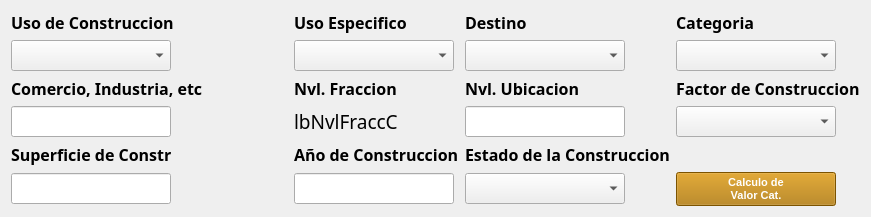
                   <widget class="QWidget" name="widget_13" native="true">
                    <layout class="QGridLayout" name="gridLayout_24">
                     <item row="2" column="3">
                      <widget class="QLabel" name="label_95">
                       <property name="font">
                        <font>
                         <family>Century Gothic</family>
                         <pointsize>12</pointsize>
                         <weight>75</weight>
                         <bold>true</bold>
                        </font>
                       </property>
                       <property name="text">
                        <string>Nvl. Ubicacion</string>
                       </property>
                      </widget>
                     </item>
                     <item row="4" column="0">
                      <widget class="QLabel" name="label_93">
                       <property name="font">
                        <font>
                         <family>Century Gothic</family>
                         <pointsize>12</pointsize>
                         <weight>75</weight>
                         <bold>true</bold>
                        </font>
                       </property>
                       <property name="text">
                        <string>Superficie de Constr</string>
                       </property>
                      </widget>
                     </item>
                     <item row="5" column="3">
                      <widget class="QComboBox" name="cmbEdoConstrC">
                       <property name="minimumSize">
                        <size>
                         <width>160</width>
                         <height>0</height>
                        </size>
                       </property>
                       <property name="maximumSize">
                        <size>
                         <width>90</width>
                         <height>16777215</height>
                        </size>
                       </property>
                       <property name="font">
                        <font>
                         <pointsize>14</pointsize>
                         <weight>75</weight>
                         <bold>true</bold>
                        </font>
                       </property>
                       <property name="styleSheet">
                        <string notr="true">QComboBox QAbstractItemView::item { min-height: 25;}
QListView{color: black ; font-size: 16px; outline:none; font-weight:bold}QListView::item:selected { color: red; background-color: lightgray;}</string>
                       </property>
                      </widget>
                     </item>
                     <item row="4" column="2">
                      <widget class="QLabel" name="label_92">
                       <property name="font">
                        <font>
                         <family>Century Gothic</family>
                         <pointsize>12</pointsize>
                         <weight>75</weight>
                         <bold>true</bold>
                        </font>
                       </property>
                       <property name="text">
                        <string>Año de Construccion</string>
                       </property>
                      </widget>
                     </item>
                     <item row="1" column="4">
                      <widget class="QComboBox" name="cmbCategoriaC">
                       <property name="minimumSize">
                        <size>
                         <width>160</width>
                         <height>0</height>
                        </size>
                       </property>
                       <property name="maximumSize">
                        <size>
                         <width>160</width>
                         <height>16777215</height>
                        </size>
                       </property>
                       <property name="font">
                        <font>
                         <pointsize>14</pointsize>
                         <weight>75</weight>
                         <bold>true</bold>
                        </font>
                       </property>
                       <property name="styleSheet">
                        <string notr="true">QComboBox QAbstractItemView::item { min-height: 25;}
QListView{color: black ; font-size: 16px; outline:none; font-weight:bold}QListView::item:selected { color: red; background-color: lightgray;}</string>
                       </property>
                      </widget>
                     </item>
                     <item row="4" column="3">
                      <widget class="QLabel" name="label_96">
                       <property name="font">
                        <font>
                         <family>Century Gothic</family>
                         <pointsize>12</pointsize>
                         <weight>75</weight>
                         <bold>true</bold>
                        </font>
                       </property>
                       <property name="text">
                        <string>Estado de la Construccion</string>
                       </property>
                      </widget>
                     </item>
                     <item row="2" column="0">
                      <widget class="QLabel" name="label_91">
                       <property name="font">
                        <font>
                         <family>Century Gothic</family>
                         <pointsize>12</pointsize>
                         <weight>75</weight>
                         <bold>true</bold>
                        </font>
                       </property>
                       <property name="text">
                        <string>Comercio, Industria, etc</string>
                       </property>
                      </widget>
                     </item>
                     <item row="3" column="0">
                      <widget class="QLineEdit" name="leNombreC">
                       <property name="minimumSize">
                        <size>
                         <width>160</width>
                         <height>0</height>
                        </size>
                       </property>
                       <property name="maximumSize">
                        <size>
                         <width>90</width>
                         <height>16777215</height>
                        </size>
                       </property>
                       <property name="font">
                        <font>
                         <family>Century Gothic</family>
                         <pointsize>12</pointsize>
                         <weight>50</weight>
                         <bold>false</bold>
                        </font>
                       </property>
                       <property name="maxLength">
                        <number>120</number>
                       </property>
                      </widget>
                     </item>
                     <item row="3" column="3">
                      <widget class="QLineEdit" name="leNvlUbicaC">
                       <property name="minimumSize">
                        <size>
                         <width>160</width>
                         <height>0</height>
                        </size>
                       </property>
                       <property name="maximumSize">
                        <size>
                         <width>90</width>
                         <height>16777215</height>
                        </size>
                       </property>
                       <property name="font">
                        <font>
                         <family>Century Gothic</family>
                         <pointsize>12</pointsize>
                         <weight>50</weight>
                         <bold>false</bold>
                        </font>
                       </property>
                       <property name="maxLength">
                        <number>4</number>
                       </property>
                      </widget>
                     </item>
                     <item row="2" column="2">
                      <widget class="QLabel" name="label_88">
                       <property name="font">
                        <font>
                         <family>Century Gothic</family>
                         <pointsize>12</pointsize>
                         <weight>75</weight>
                         <bold>true</bold>
                        </font>
                       </property>
                       <property name="text">
                        <string>Nvl. Fraccion</string>
                       </property>
                      </widget>
                     </item>
                     <item row="0" column="2">
                      <widget class="QLabel" name="label_90">
                       <property name="font">
                        <font>
                         <family>Century Gothic</family>
                         <pointsize>12</pointsize>
                         <weight>75</weight>
                         <bold>true</bold>
                        </font>
                       </property>
                       <property name="text">
                        <string>Uso Especifico</string>
                       </property>
                      </widget>
                     </item>
                     <item row="1" column="3">
                      <widget class="QComboBox" name="cmbDestinoC">
                       <property name="minimumSize">
                        <size>
                         <width>160</width>
                         <height>0</height>
                        </size>
                       </property>
                       <property name="maximumSize">
                        <size>
                         <width>90</width>
                         <height>16777215</height>
                        </size>
                       </property>
                       <property name="font">
                        <font>
                         <pointsize>14</pointsize>
                         <weight>75</weight>
                         <bold>true</bold>
                        </font>
                       </property>
                       <property name="styleSheet">
                        <string notr="true">QComboBox QAbstractItemView::item { min-height: 25;}
QListView{color: black ; font-size: 16px; outline:none; font-weight:bold}QListView::item:selected { color: red; background-color: lightgray;}</string>
                       </property>
                      </widget>
                     </item>
                     <item row="2" column="4">
                      <widget class="QLabel" name="lFacConstC">
                       <property name="font">
                        <font>
                         <family>Century Gothic</family>
                         <pointsize>12</pointsize>
                         <weight>75</weight>
                         <bold>true</bold>
                        </font>
                       </property>
                       <property name="text">
                        <string>Factor de Construccion</string>
                       </property>
                      </widget>
                     </item>
                     <item row="1" column="2">
                      <widget class="QComboBox" name="cmbUsoEspC">
                       <property name="minimumSize">
                        <size>
                         <width>160</width>
                         <height>0</height>
                        </size>
                       </property>
                       <property name="maximumSize">
                        <size>
                         <width>90</width>
                         <height>16777215</height>
                        </size>
                       </property>
                       <property name="font">
                        <font>
                         <pointsize>14</pointsize>
                         <weight>75</weight>
                         <bold>true</bold>
                        </font>
                       </property>
                       <property name="styleSheet">
                        <string notr="true">QComboBox QAbstractItemView::item { min-height: 25;}
QListView{color: black ; font-size: 16px; outline:none; font-weight:bold}QListView::item:selected { color: red; background-color: lightgray;}</string>
                       </property>
                      </widget>
                     </item>
                     <item row="3" column="2">
                      <widget class="QLabel" name="lbNvlFraccC">
                       <property name="minimumSize">
                        <size>
                         <width>160</width>
                         <height>0</height>
                        </size>
                       </property>
                       <property name="maximumSize">
                        <size>
                         <width>90</width>
                         <height>16777215</height>
                        </size>
                       </property>
                       <property name="font">
                        <font>
                         <family>Century Gothic</family>
                         <pointsize>14</pointsize>
                         <weight>50</weight>
                         <bold>false</bold>
                        </font>
                       </property>
                       <property name="text">
                        <string>lbNvlFraccC</string>
                       </property>
                      </widget>
                     </item>
                     <item row="0" column="3">
                      <widget class="QLabel" name="label_89">
                       <property name="font">
                        <font>
                         <family>Century Gothic</family>
                         <pointsize>12</pointsize>
                         <weight>75</weight>
                         <bold>true</bold>
                        </font>
                       </property>
                       <property name="text">
                        <string>Destino</string>
                       </property>
                      </widget>
                     </item>
                     <item row="0" column="0">
                      <widget class="QLabel" name="label_94">
                       <property name="font">
                        <font>
                         <family>Century Gothic</family>
                         <pointsize>12</pointsize>
                         <weight>75</weight>
                         <bold>true</bold>
                        </font>
                       </property>
                       <property name="text">
                        <string>Uso de Construccion</string>
                       </property>
                      </widget>
                     </item>
                     <item row="5" column="2">
                      <widget class="QLineEdit" name="leAnioConsC">
                       <property name="minimumSize">
                        <size>
                         <width>160</width>
                         <height>0</height>
                        </size>
                       </property>
                       <property name="maximumSize">
                        <size>
                         <width>90</width>
                         <height>16777215</height>
                        </size>
                       </property>
                       <property name="font">
                        <font>
                         <family>Century Gothic</family>
                         <pointsize>12</pointsize>
                         <weight>50</weight>
                         <bold>false</bold>
                        </font>
                       </property>
                       <property name="maxLength">
                        <number>4</number>
                       </property>
                      </widget>
                     </item>
                     <item row="1" column="0">
                      <widget class="QComboBox" name="cmbUsoConstrC">
                       <property name="minimumSize">
                        <size>
                         <width>160</width>
                         <height>0</height>
                        </size>
                       </property>
                       <property name="maximumSize">
                        <size>
                         <width>90</width>
                         <height>16777215</height>
                        </size>
                       </property>
                       <property name="font">
                        <font>
                         <pointsize>14</pointsize>
                         <weight>75</weight>
                         <bold>true</bold>
                        </font>
                       </property>
                       <property name="styleSheet">
                        <string notr="true">QComboBox QAbstractItemView::item { min-height: 25;}
QListView{color: black ; font-size: 16px; outline:none; font-weight:bold}QListView::item:selected { color: red; background-color: lightgray;}</string>
                       </property>
                      </widget>
                     </item>
                     <item row="5" column="0">
                      <widget class="QLabel" name="lbSupConstrFC">
                       <property name="minimumSize">
                        <size>
                         <width>277</width>
                         <height>0</height>
                        </size>
                       </property>
                       <property name="font">
                        <font>
                         <pointsize>14</pointsize>
                         <weight>75</weight>
                         <bold>true</bold>
                        </font>
                       </property>
                       <property name="text">
                        <string>lbSupConstrFC</string>
                       </property>
                      </widget>
                     </item>
                     <item row="5" column="0">
                      <widget class="QLineEdit" name="leSupConstrFC">
                       <property name="minimumSize">
                        <size>
                         <width>160</width>
                         <height>0</height>
                        </size>
                       </property>
                       <property name="maximumSize">
                        <size>
                         <width>90</width>
                         <height>16777215</height>
                        </size>
                       </property>
                       <property name="font">
                        <font>
                         <family>Century Gothic</family>
                         <pointsize>12</pointsize>
                         <weight>50</weight>
                         <bold>false</bold>
                        </font>
                       </property>
                       <property name="maxLength">
                        <number>10</number>
                       </property>
                      </widget>
                     </item>
                     <item row="3" column="4">
                      <widget class="QComboBox" name="cmbFactorConstrC">
                       <property name="minimumSize">
                        <size>
                         <width>160</width>
                         <height>0</height>
                        </size>
                       </property>
                       <property name="maximumSize">
                        <size>
                         <width>160</width>
                         <height>16777215</height>
                        </size>
                       </property>
                       <property name="font">
                        <font>
                         <pointsize>14</pointsize>
                         <weight>75</weight>
                         <bold>true</bold>
                        </font>
                       </property>
                       <property name="styleSheet">
                        <string notr="true">QComboBox QAbstractItemView::item { min-height: 25;}
QListView{color: black ; font-size: 16px; outline:none; font-weight:bold}QListView::item:selected { color: red; background-color: lightgray;}</string>
                       </property>
                      </widget>
                     </item>
                     <item row="5" column="4">
                      <widget class="QPushButton" name="btnCalcValCatC">
                       <property name="minimumSize">
                        <size>
                         <width>160</width>
                         <height>0</height>
                        </size>
                       </property>
                       <property name="maximumSize">
                        <size>
                         <width>160</width>
                         <height>16777215</height>
                        </size>
                       </property>
                       <property name="font">
                        <font>
                         <pointsize>8</pointsize>
                         <weight>75</weight>
                         <bold>true</bold>
                        </font>
                       </property>
                       <property name="styleSheet">
                        <string notr="true">background : rgb(174, 116, 0);
color : rgb(255, 255, 255)</string>
                       </property>
                       <property name="text">
                        <string>Calculo de 
Valor Cat.</string>
                       </property>
                      </widget>
                     </item>
                     <item row="0" column="4">
                      <widget class="QLabel" name="label_85">
                       <property name="font">
                        <font>
                         <family>Century Gothic</family>
                         <pointsize>12</pointsize>
                         <weight>75</weight>
                         <bold>true</bold>
                        </font>
                       </property>
                       <property name="text">
                        <string>Categoria</string>
                       </property>
                      </widget>
                     </item>
                    </layout>
                   </widget>
